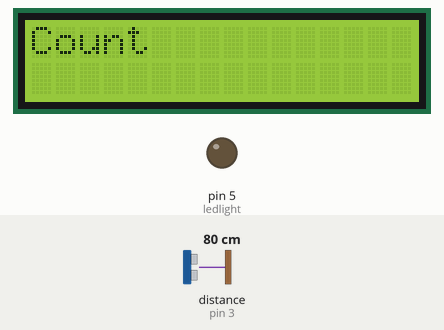
Recording of a sketch running on a simulated Arduino Uno, built with avr-gcc and run on an emulated ATmega328P. On the bench: 16×2 character LCD, output pins drawn as LEDs (lit = HIGH). Wiring (inferred from the names in the program): ultrasonic range finder: trigger pin 2; echo pin 3. Inputs (shaded band) come from the test bench; at power-on: distance to the obstacle (sensor on pin 3) 80 cm. The echo pulse lasts 58.3 µs per cm; pins used as bus, display or sensor lines are not drawn.

Above: at 1.2 s.
1.3 s: distance to the obstacle (sensor on pin 3) set to 120 cm
At 1.72 s:
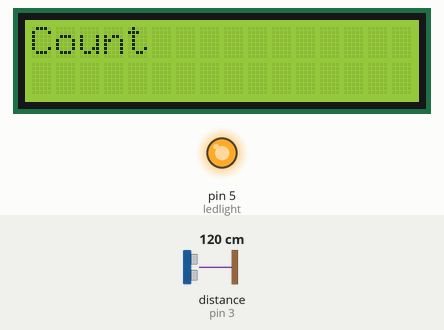
At 3.1 s:
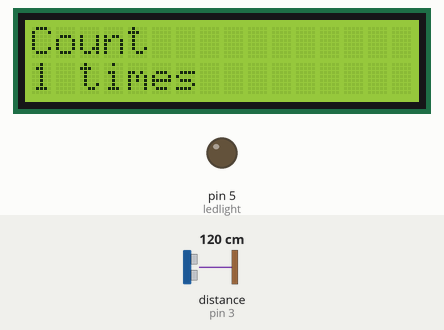
Timing chart, 0 to 4.6 s (numbered marks = the images above; inputs shaded):
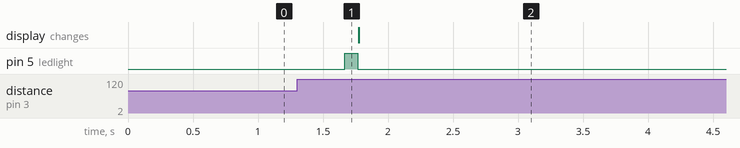

Measured:
- after the input at 1.3 s, pin 5 (ledlight): LOW → HIGH after 0.37 s, → LOW 0.10 s later

The sketch:

test1.ino
```cpp
#include <LiquidCrystal_I2C.h>
LiquidCrystal_I2C lcd(0x27,16,2);
const int trigPin = 2;
const int echoPin = 3;

double duration = 0;
double distance = 0;

int ledlight = 5;
int count = 0;
void setup() {
  lcd.init();
  lcd.backlight();
  lcd.clear();
  lcd.setCursor(0,0);
  lcd.print("Count");
 pinMode(trigPin, OUTPUT);
 pinMode(echoPin, INPUT);
  pinMode(ledlight, OUTPUT);

}


const int a = 5;
int l[a];
int t = 0;
int pre_l = 0;
boolean approaching = false;

void loop() {
  digitalWrite(trigPin, HIGH);
  delayMicroseconds(10);
  digitalWrite(trigPin, LOW);
  duration = pulseIn(echoPin, HIGH);
  distance = duration / 2 * 340.0 /1000;

 l[t] = distance;
 t = ++t % a;
 int sum = 0;
 for (int i = 0; i < a; i++) {
   sum += l[t];
 }
 int l_ma = sum / a;

 int dl = pre_l - l_ma;
 if (l_ma < 1200) {
   if (millis() > 1000) {
     if (dl < 0 && approaching == false) {
       approaching = true;
       count++;
        digitalWrite(ledlight, HIGH);
        delay(100);
     digitalWrite(ledlight, LOW);
      lcd.setCursor(0, 1);
     lcd.print(count);
     lcd.print(" times ");
     }
   }
  }else{
   approaching = false;

 }

 pre_l = l_ma;

 delay(70);
}
```
